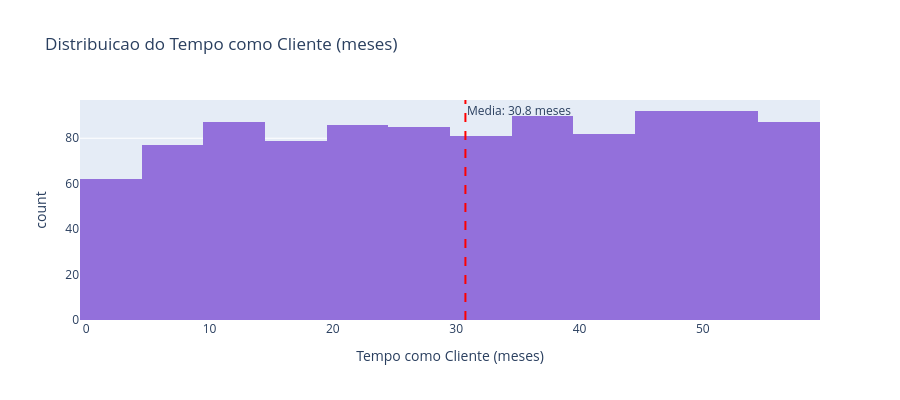

Source (notebook cell):
### Code cell
# Distribuicao da variavel 'tempo_como_cliente (meses)'
# Indica ha quanto tempo o cliente esta na base — clientes antigos tendem a ter comportamento diferente
# Um cliente com 1 mes provavelmente reage diferente de um cliente com 5 anos

col_tempo = 'tempo_como_cliente (meses)'
media_tempo = df_clientes[col_tempo].mean()

fig = px.histogram(
    df_clientes,
    x=col_tempo,
    nbins=25,
    title='Distribuicao do Tempo como Cliente (meses)',
    labels={col_tempo: 'Tempo como Cliente (meses)', 'count': 'Quantidade'},
    color_discrete_sequence=['mediumpurple']
)
fig.add_vline(x=media_tempo, line_dash='dash', line_color='red',
              annotation_text=f'Media: {media_tempo:.1f} meses')
fig.update_layout(height=400)
fig.show()

print(f'Media: {media_tempo:.1f} meses ({media_tempo/12:.1f} anos)')
print(f'Minimo: {df_clientes[col_tempo].min()} meses')
print(f'Maximo: {df_clientes[col_tempo].max()} meses ({df_clientes[col_tempo].max()/12:.1f} anos)')

### Figure 1 — Plotly figure (JSON) as saved in the notebook; plotly's stock layout.template omitted (floating-point values rounded to 4 significant figures; data arrays with more than 128 entries replaced by an {"elided": "..."} marker saying what was removed)
{"data": [{"bingroup": "x", "hovertemplate": "Tempo como Cliente (meses)=%{x}<br>count=%{y}<extra></extra>", "legendgroup": "", "marker": {"color": "mediumpurple", "pattern": {"shape": ""}}, "name": "", "nbinsx": 25, "orientation": "v", "showlegend": false, "type": "histogram", "x": {"elided": "1000 int values"}, "xaxis": "x", "yaxis": "y"}], "layout": {"annotations": [{"showarrow": false, "text": "Media: 30.8 meses", "x": 30.75, "xanchor": "left", "xref": "x", "y": 1, "yanchor": "top", "yref": "y domain"}], "barmode": "relative", "height": 400, "legend": {"tracegroupgap": 0}, "shapes": [{"line": {"color": "red", "dash": "dash"}, "type": "line", "x0": 30.75, "x1": 30.75, "xref": "x", "y0": 0, "y1": 1, "yref": "y domain"}], "title": {"text": "Distribuicao do Tempo como Cliente (meses)"}, "xaxis": {"anchor": "y", "domain": [0, 1], "title": {"text": "Tempo como Cliente (meses)"}}, "yaxis": {"anchor": "x", "domain": [0, 1], "title": {"text": "count"}}}}
